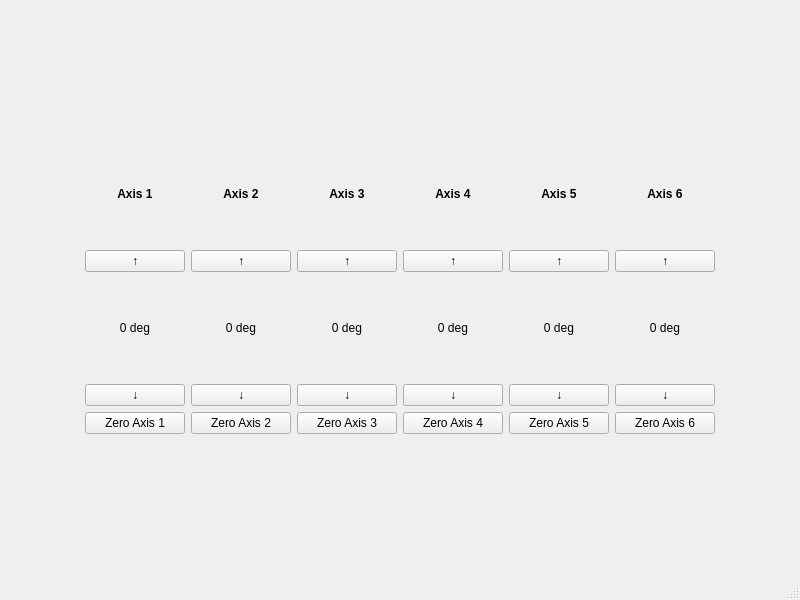
<?xml version="1.0" encoding="UTF-8"?>
<ui version="4.0">
 <class>MainWindow</class>
 <widget class="QMainWindow" name="MainWindow">
  <property name="geometry">
   <rect>
    <x>0</x>
    <y>0</y>
    <width>800</width>
    <height>600</height>
   </rect>
  </property>
  <property name="windowTitle">
   <string>MainWindow</string>
  </property>
  <widget class="QWidget" name="centralwidget">
   <layout class="QGridLayout" name="gridLayout_2">
    <item row="0" column="1">
     <layout class="QGridLayout" name="gridLayout">
      <item row="4" column="1">
       <widget class="QPushButton" name="zeroAxis2Button">
        <property name="text">
         <string>Zero Axis 2</string>
        </property>
       </widget>
      </item>
      <item row="4" column="5">
       <widget class="QPushButton" name="zeroAxis6Button">
        <property name="text">
         <string>Zero Axis 6</string>
        </property>
       </widget>
      </item>
      <item row="3" column="1">
       <widget class="QPushButton" name="axis2DownButton">
        <property name="text">
         <string>↓</string>
        </property>
       </widget>
      </item>
      <item row="3" column="0">
       <widget class="QPushButton" name="axis1DownButton">
        <property name="text">
         <string>↓</string>
        </property>
       </widget>
      </item>
      <item row="1" column="3">
       <widget class="QPushButton" name="axis4UpButton">
        <property name="text">
         <string>↑</string>
        </property>
       </widget>
      </item>
      <item row="3" column="5">
       <widget class="QPushButton" name="axis6DownButton">
        <property name="text">
         <string>↓</string>
        </property>
       </widget>
      </item>
      <item row="3" column="4">
       <widget class="QPushButton" name="axis5DownButton">
        <property name="text">
         <string>↓</string>
        </property>
       </widget>
      </item>
      <item row="0" column="5">
       <widget class="QLabel" name="axis6Label">
        <property name="maximumSize">
         <size>
          <width>100</width>
          <height>100</height>
         </size>
        </property>
        <property name="text">
         <string>&lt;html&gt;&lt;head/&gt;&lt;body&gt;&lt;p align=&quot;center&quot;&gt;&lt;span style=&quot; font-weight:700;&quot;&gt;Axis 6&lt;/span&gt;&lt;/p&gt;&lt;/body&gt;&lt;/html&gt;</string>
        </property>
       </widget>
      </item>
      <item row="3" column="2">
       <widget class="QPushButton" name="axis3DownButton">
        <property name="text">
         <string>↓</string>
        </property>
       </widget>
      </item>
      <item row="4" column="4">
       <widget class="QPushButton" name="zeroAxis5Button">
        <property name="text">
         <string>Zero Axis 5</string>
        </property>
       </widget>
      </item>
      <item row="1" column="5">
       <widget class="QPushButton" name="axis6UpButton">
        <property name="text">
         <string>↑</string>
        </property>
       </widget>
      </item>
      <item row="1" column="1">
       <widget class="QPushButton" name="axis2UpButton">
        <property name="text">
         <string>↑</string>
        </property>
       </widget>
      </item>
      <item row="0" column="0">
       <widget class="QLabel" name="axis1Label">
        <property name="sizePolicy">
         <sizepolicy hsizetype="Minimum" vsizetype="Minimum">
          <horstretch>0</horstretch>
          <verstretch>0</verstretch>
         </sizepolicy>
        </property>
        <property name="maximumSize">
         <size>
          <width>100</width>
          <height>100</height>
         </size>
        </property>
        <property name="text">
         <string>&lt;html&gt;&lt;head/&gt;&lt;body&gt;&lt;p align=&quot;center&quot;&gt;&lt;span style=&quot; font-weight:700;&quot;&gt;Axis 1&lt;/span&gt;&lt;/p&gt;&lt;/body&gt;&lt;/html&gt;</string>
        </property>
       </widget>
      </item>
      <item row="1" column="0">
       <widget class="QPushButton" name="axis1UpButton">
        <property name="text">
         <string>↑</string>
        </property>
       </widget>
      </item>
      <item row="4" column="0">
       <widget class="QPushButton" name="zeroAxis1Button">
        <property name="text">
         <string>Zero Axis 1</string>
        </property>
       </widget>
      </item>
      <item row="4" column="3">
       <widget class="QPushButton" name="zeroAxis4Button">
        <property name="text">
         <string>Zero Axis 4</string>
        </property>
       </widget>
      </item>
      <item row="4" column="2">
       <widget class="QPushButton" name="zeroAxis3Button">
        <property name="text">
         <string>Zero Axis 3</string>
        </property>
       </widget>
      </item>
      <item row="3" column="3">
       <widget class="QPushButton" name="axis4DownButton">
        <property name="text">
         <string>↓</string>
        </property>
       </widget>
      </item>
      <item row="0" column="1">
       <widget class="QLabel" name="axis2Label">
        <property name="maximumSize">
         <size>
          <width>100</width>
          <height>100</height>
         </size>
        </property>
        <property name="text">
         <string>&lt;html&gt;&lt;head/&gt;&lt;body&gt;&lt;p align=&quot;center&quot;&gt;&lt;span style=&quot; font-weight:700;&quot;&gt;Axis 2&lt;/span&gt;&lt;/p&gt;&lt;/body&gt;&lt;/html&gt;</string>
        </property>
       </widget>
      </item>
      <item row="0" column="3">
       <widget class="QLabel" name="axis4Label">
        <property name="maximumSize">
         <size>
          <width>100</width>
          <height>100</height>
         </size>
        </property>
        <property name="text">
         <string>&lt;html&gt;&lt;head/&gt;&lt;body&gt;&lt;p align=&quot;center&quot;&gt;&lt;span style=&quot; font-weight:700;&quot;&gt;Axis 4&lt;/span&gt;&lt;/p&gt;&lt;/body&gt;&lt;/html&gt;</string>
        </property>
       </widget>
      </item>
      <item row="1" column="2">
       <widget class="QPushButton" name="axis3UpButton">
        <property name="text">
         <string>↑</string>
        </property>
       </widget>
      </item>
      <item row="0" column="2">
       <widget class="QLabel" name="axis3Label">
        <property name="maximumSize">
         <size>
          <width>100</width>
          <height>100</height>
         </size>
        </property>
        <property name="text">
         <string>&lt;html&gt;&lt;head/&gt;&lt;body&gt;&lt;p align=&quot;center&quot;&gt;&lt;span style=&quot; font-weight:700;&quot;&gt;Axis 3&lt;/span&gt;&lt;/p&gt;&lt;/body&gt;&lt;/html&gt;</string>
        </property>
       </widget>
      </item>
      <item row="0" column="4">
       <widget class="QLabel" name="axis5Label">
        <property name="maximumSize">
         <size>
          <width>100</width>
          <height>100</height>
         </size>
        </property>
        <property name="text">
         <string>&lt;html&gt;&lt;head/&gt;&lt;body&gt;&lt;p align=&quot;center&quot;&gt;&lt;span style=&quot; font-weight:700;&quot;&gt;Axis 5&lt;/span&gt;&lt;/p&gt;&lt;/body&gt;&lt;/html&gt;</string>
        </property>
       </widget>
      </item>
      <item row="1" column="4">
       <widget class="QPushButton" name="axis5UpButton">
        <property name="text">
         <string>↑</string>
        </property>
       </widget>
      </item>
      <item row="2" column="0">
       <widget class="QLabel" name="axis1PositionLabel">
        <property name="sizePolicy">
         <sizepolicy hsizetype="Minimum" vsizetype="Minimum">
          <horstretch>0</horstretch>
          <verstretch>0</verstretch>
         </sizepolicy>
        </property>
        <property name="maximumSize">
         <size>
          <width>100</width>
          <height>100</height>
         </size>
        </property>
        <property name="text">
         <string>&lt;html&gt;&lt;head/&gt;&lt;body&gt;&lt;p align=&quot;center&quot;&gt;0 deg&lt;/p&gt;&lt;/body&gt;&lt;/html&gt;</string>
        </property>
       </widget>
      </item>
      <item row="2" column="1">
       <widget class="QLabel" name="axis2PositionLabel">
        <property name="maximumSize">
         <size>
          <width>100</width>
          <height>100</height>
         </size>
        </property>
        <property name="text">
         <string>&lt;html&gt;&lt;head/&gt;&lt;body&gt;&lt;p align=&quot;center&quot;&gt;0 deg&lt;/p&gt;&lt;/body&gt;&lt;/html&gt;</string>
        </property>
       </widget>
      </item>
      <item row="2" column="2">
       <widget class="QLabel" name="axis3PositionLabel">
        <property name="maximumSize">
         <size>
          <width>100</width>
          <height>100</height>
         </size>
        </property>
        <property name="text">
         <string>&lt;html&gt;&lt;head/&gt;&lt;body&gt;&lt;p align=&quot;center&quot;&gt;0 deg&lt;/p&gt;&lt;/body&gt;&lt;/html&gt;</string>
        </property>
       </widget>
      </item>
      <item row="2" column="3">
       <widget class="QLabel" name="axis4PositionLabel">
        <property name="maximumSize">
         <size>
          <width>100</width>
          <height>100</height>
         </size>
        </property>
        <property name="text">
         <string>&lt;html&gt;&lt;head/&gt;&lt;body&gt;&lt;p align=&quot;center&quot;&gt;0 deg&lt;/p&gt;&lt;/body&gt;&lt;/html&gt;</string>
        </property>
       </widget>
      </item>
      <item row="2" column="4">
       <widget class="QLabel" name="axis5PositionLabel">
        <property name="maximumSize">
         <size>
          <width>100</width>
          <height>100</height>
         </size>
        </property>
        <property name="text">
         <string>&lt;html&gt;&lt;head/&gt;&lt;body&gt;&lt;p align=&quot;center&quot;&gt;0 deg&lt;/p&gt;&lt;/body&gt;&lt;/html&gt;</string>
        </property>
       </widget>
      </item>
      <item row="2" column="5">
       <widget class="QLabel" name="axis6PositionLabel">
        <property name="maximumSize">
         <size>
          <width>100</width>
          <height>100</height>
         </size>
        </property>
        <property name="text">
         <string>&lt;html&gt;&lt;head/&gt;&lt;body&gt;&lt;p align=&quot;center&quot;&gt;0 deg&lt;/p&gt;&lt;/body&gt;&lt;/html&gt;</string>
        </property>
       </widget>
      </item>
     </layout>
    </item>
   </layout>
  </widget>
  <widget class="QStatusBar" name="statusbar"/>
 </widget>
 <resources/>
 <connections/>
</ui>
